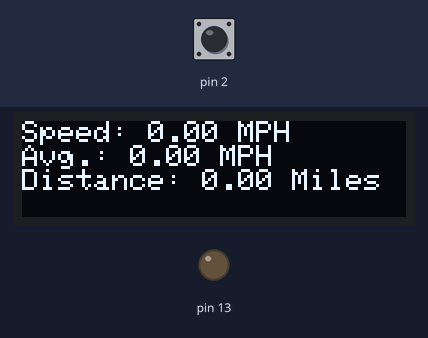
A sketch run on a simulated Arduino Nano, built with avr-gcc and run on an emulated ATmega328P. Parts: 128×32 one-colour display, output pins drawn as LEDs (lit = HIGH). The inputs (shaded band) are chosen by the test bench; at power-on: pin 2 HIGH.

Above: at 1.2 s.
1.3 s: pin 2 pulled LOW for 0.15 s
At 4.22 s:
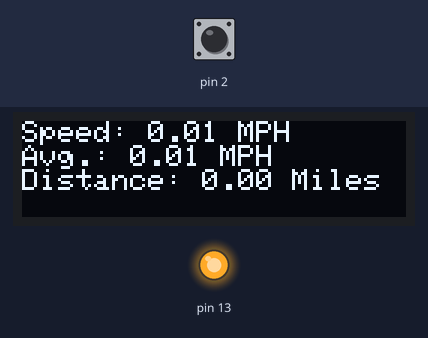
4.4 s: pin 2 pulled LOW for 1 s
At 5.7 s:
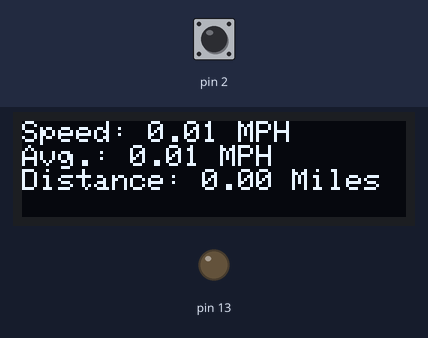
6.9 s: pin 2 pulled LOW for 0.15 s
At 12.8 s:
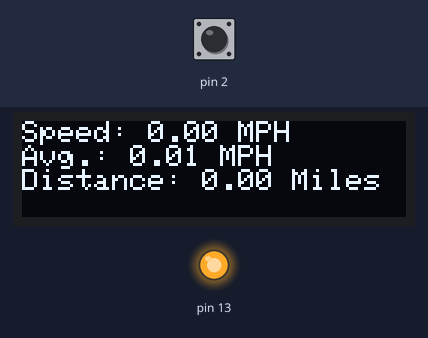
Timing chart, 0 to 14.3 s (numbered marks = the images above; inputs shaded):
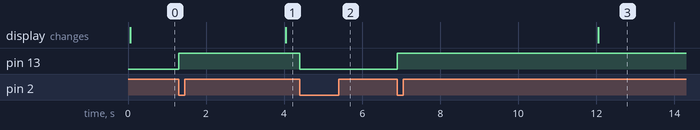

The sketch:

bikeSpeedometer.ino
```cpp
#include <avr/interrupt.h> // for ISR
#include <Wire.h>     // For OLED comms
#include <Adafruit_GFX.h>
#include <Adafruit_SSD1306.h> // For OLED control


// INT0 is on PIN D2 of the arduino nano
// http://w, 55
// Setting up the interrupt:
//    EICRA: 0b00000010 // falling edge trigger on D2
//    EIMSK: 0b00000001 // enable interrupt
//
// For the timer/counter interrupt:http://ww1.microchip.com/downloads/en/DeviceDoc/Atmel-7810-Automotive-Microcontrollers-ATmega328P_Datasheet.pdf
// pages 54
 //   TCCR1A: 0b0000xx00 ; OC pins disconnected and CTC mode
 //   TCCR1B: 0b00x01101 ; 1024 prescale and CTC mode
 //   TCCR1C: Let alone. Unnecessary for application
 // OCR1A Computed:
 //    f_OC1A = F_clk/(2 * N * (1 + OCR1A))
 // => OCR1A = ((F_clk * T_OC1A) / (2N)) - 1
 //    So, with N = 1024, a 5 second T means OCR1A = 39061.5 ~$9895

uint64_t revCount = 0;
const float smp_per = 4; // seconds;
const uint16_t pre_scl = 1024;

//static uint16_t TCNT1_TOP_VAL  = (( (F_CPU * smp_per) / (2 * pre_scl) ) - 1);


#define SCREEN_WIDTH 128
#define SCREEN_HEIGHT 32


#define MILE_PER_INCH 1.57828e-5f
#define WHL_DIAM_INCH 26u
#define OLED_RESET 5
Adafruit_SSD1306 display(SCREEN_WIDTH, SCREEN_HEIGHT, &Wire, OLED_RESET);

//// ISR Names: http://www.gammon.com.au/forum/?id=11488
//ISR( TIMER1_COMPA_vect ) {
//  // Timer counter 0 interrupt vector.
//  // Run the calculation
//
//  // Standard bike tire has a diameter of 26 inches
//  // Circumference is thus 26pi inches = C
//  // So, to calculate the speed:
//  //    D = 26pi * revCount
//  //    Speed (in/s) = D * Sampling Period
//
//  byte in = PORTB;
//  PORTB = ~in & (1 << PB5);
//
//
//  sei();
//}

ISR( INT0_vect ){
  // Interrupt routine when high to low transition on D2

  revCount++;
  PORTB = ~PORTB & (1 << PB5);
}


void setup() {
  // put your setup code here, to run once:
  EICRA = 0x02;
  EIMSK = 0x01;

  // For DEBUG
  DDRB = (1 << PB5);
  PORTD = (1 << PD2); // set internal pullups

//  TCCR1A = TCCR1A & (0b00001100); // Clear necessary bits, leave bits 2,3 alone
//
//  TCCR1B = 0b00001101; // OR with necessary
//  // NOTE: Writing high byte of 16-bit register first!!
//  OCR1AH = (TCNT1_TOP_VAL >> 8);
//  OCR1AL = (0b0000000011111111 & TCNT1_TOP_VAL);
//
//  TIMSK1 |= 0b00000010; // Enable interrupt on OCR1A


  sei(); // enable global interrupts
  Wire.begin(); // A4 SDA; A5 SCL
  display.begin();
  display.clearDisplay();

  display.display();
//  delay(2000);
  Serial.begin(115200);


}

long long distanceTimer = millis();
float distance = 0.0;

long timer1 = millis();
float spd = 0.0; // current speed

// Keeps track of how many times we have
// computed the speed an added it to the
// speed accumulator. Used in average speed.
long long speedCountAvg = 0;

// Speed accumulator
float accumSpd = 0.0;

// Average speed
float spdAvg = 0.0;

void loop() {

  if(millis() - timer1 > (1000 * smp_per)){

    /* Compute  the speed */
    spd = (float)WHL_DIAM_INCH * PI * (float) revCount * (float) smp_per * (float) MILE_PER_INCH;
    /* Reset the revCount */
    revCount = 0;
    /* Add one to the accumulator counter */
    speedCountAvg++;
    /* Accumulate the speed */
    accumSpd += spd;
    /* Calculate the average speed */
    spdAvg = accumSpd / speedCountAvg;
    /* Reset Timer 1 for next sampling period */
    timer1 = millis();
  }

  /* Compute the distance based on the average speed */
  distance = (millis() - distanceTimer) / 1000 / 60 / 60 * spdAvg;

  /* Write to the screen. */
  draw_stats();

}


void draw_stats(){
  display.clearDisplay();

  display.setTextSize(1);
  display.setTextColor(SSD1306_WHITE);
  display.setCursor(0,0);
  display.cp437(true);

  display.print(F("Speed: "));
  display.print(spd);
  display.println(F(" MPH"));

  display.print(F("Avg.: "));
  display.print(spdAvg);
  display.println(F(" MPH"));


  display.print(F("Distance: "));
  display.print(distance);
  display.println(F(" Miles"));

  display.display();

}
```

Measured:
- after the input at 1.3 s, pin 13: LOW → HIGH at once; the display: changes after 2.7 s (image 1)
- after the input at 4.4 s, pin 13: HIGH → LOW at once
- after the input at 6.9 s, pin 13: LOW → HIGH at once; the display: changes after 5.1 s (image 3)
